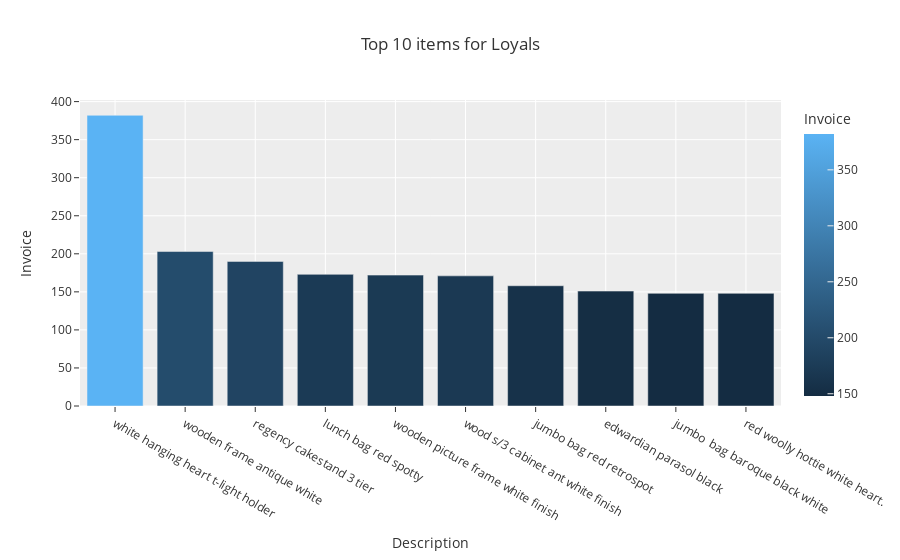
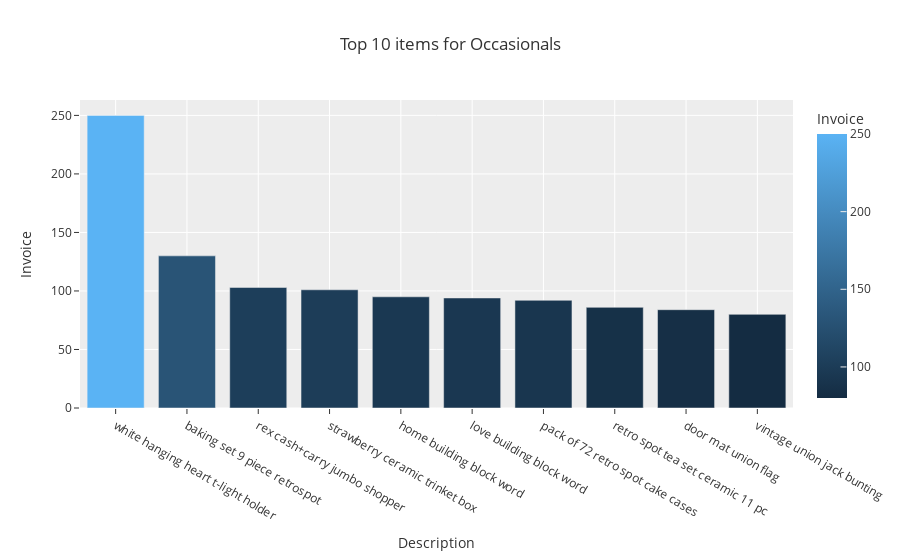
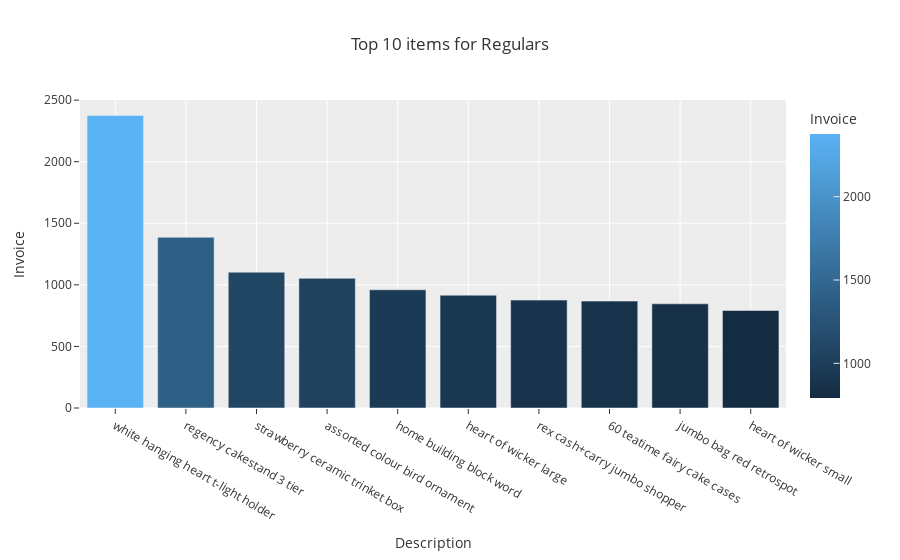

The notebook cell these images were saved under, in order:
### Code cell
#favorite items per cluster
clusters = top_10_per_cluster['Cluster'].unique()
for cluster in clusters:
    fig = px.bar(top_10_per_cluster[top_10_per_cluster['Cluster'] == cluster], 
                 x = 'Description', 
                 y='Invoice', 
                 title = f'Top 10 items for {cluster}', 
                 template = 'ggplot2',
                 color = 'Invoice')
    fig.show()

### Figure 1 — Plotly figure (JSON) as saved in the notebook; plotly's stock layout.template omitted (floating-point values rounded to 4 significant figures)
{"data": [{"alignmentgroup": "True", "hovertemplate": "Description=%{x}<br>Invoice=%{marker.color}<extra></extra>", "legendgroup": "", "marker": {"color": [382, 203, 190, 173, 172, 171, 158, 151, 148, 148], "coloraxis": "coloraxis", "pattern": {"shape": ""}}, "name": "", "offsetgroup": "", "orientation": "v", "showlegend": false, "textposition": "auto", "type": "bar", "x": ["white hanging heart t-light holder", "wooden frame antique white ", "regency cakestand 3 tier", "lunch bag red spotty", "wooden picture frame white finish", "wood s/3 cabinet ant white finish", "jumbo bag red retrospot", "edwardian parasol black", "jumbo  bag baroque black white", "red woolly hottie white heart."], "xaxis": "x", "y": [382, 203, 190, 173, 172, 171, 158, 151, 148, 148], "yaxis": "y"}], "layout": {"barmode": "relative", "coloraxis": {"colorbar": {"title": {"text": "Invoice"}}, "colorscale": [[0, "rgb(20,44,66)"], [1, "rgb(90,179,244)"]]}, "legend": {"tracegroupgap": 0}, "title": {"text": "Top 10 items for Loyals"}, "xaxis": {"anchor": "y", "domain": [0, 1], "title": {"text": "Description"}}, "yaxis": {"anchor": "x", "domain": [0, 1], "title": {"text": "Invoice"}}}}

### Figure 2 — Plotly figure (JSON) as saved in the notebook; plotly's stock layout.template omitted (floating-point values rounded to 4 significant figures)
{"data": [{"alignmentgroup": "True", "hovertemplate": "Description=%{x}<br>Invoice=%{marker.color}<extra></extra>", "legendgroup": "", "marker": {"color": [250, 130, 103, 101, 95, 94, 92, 86, 84, 80], "coloraxis": "coloraxis", "pattern": {"shape": ""}}, "name": "", "offsetgroup": "", "orientation": "v", "showlegend": false, "textposition": "auto", "type": "bar", "x": ["white hanging heart t-light holder", "baking set 9 piece retrospot ", "rex cash+carry jumbo shopper", "strawberry ceramic trinket box", "home building block word", "love building block word", "pack of 72 retro spot cake cases", "retro spot tea set ceramic 11 pc ", "door mat union flag", "vintage union jack bunting"], "xaxis": "x", "y": [250, 130, 103, 101, 95, 94, 92, 86, 84, 80], "yaxis": "y"}], "layout": {"barmode": "relative", "coloraxis": {"colorbar": {"title": {"text": "Invoice"}}, "colorscale": [[0, "rgb(20,44,66)"], [1, "rgb(90,179,244)"]]}, "legend": {"tracegroupgap": 0}, "title": {"text": "Top 10 items for Occasionals"}, "xaxis": {"anchor": "y", "domain": [0, 1], "title": {"text": "Description"}}, "yaxis": {"anchor": "x", "domain": [0, 1], "title": {"text": "Invoice"}}}}

### Figure 3 — Plotly figure (JSON) as saved in the notebook; plotly's stock layout.template omitted (floating-point values rounded to 4 significant figures)
{"data": [{"alignmentgroup": "True", "hovertemplate": "Description=%{x}<br>Invoice=%{marker.color}<extra></extra>", "legendgroup": "", "marker": {"color": [2376, 1386, 1103, 1053, 960, 916, 876, 868, 846, 792], "coloraxis": "coloraxis", "pattern": {"shape": ""}}, "name": "", "offsetgroup": "", "orientation": "v", "showlegend": false, "textposition": "auto", "type": "bar", "x": ["white hanging heart t-light holder", "regency cakestand 3 tier", "strawberry ceramic trinket box", "assorted colour bird ornament", "home building block word", "heart of wicker large", "rex cash+carry jumbo shopper", "60 teatime fairy cake cases", "jumbo bag red retrospot", "heart of wicker small"], "xaxis": "x", "y": [2376, 1386, 1103, 1053, 960, 916, 876, 868, 846, 792], "yaxis": "y"}], "layout": {"barmode": "relative", "coloraxis": {"colorbar": {"title": {"text": "Invoice"}}, "colorscale": [[0, "rgb(20,44,66)"], [1, "rgb(90,179,244)"]]}, "legend": {"tracegroupgap": 0}, "title": {"text": "Top 10 items for Regulars"}, "xaxis": {"anchor": "y", "domain": [0, 1], "title": {"text": "Description"}}, "yaxis": {"anchor": "x", "domain": [0, 1], "title": {"text": "Invoice"}}}}
